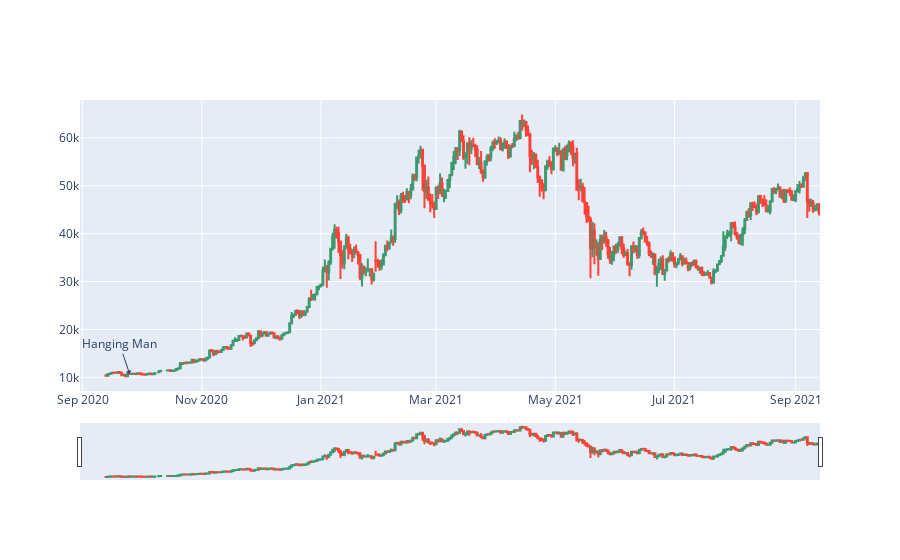

The notebook cell saved with this chart:
### Code cell
# Candle Recognitions

doji = talib.CDLHANGINGMAN(data['Open'], data['High'], data['Low'], data['Close'])
idx = np.where(doji != 0)[0]

fig = go.Figure()

fig.add_trace(go.Candlestick(
        x=data['Date'],
        open=data['Open'],
        high=data['High'],
        low=data['Low'],
        close=data['Close']
))

for i in idx:
    fig.add_annotation(
        x=data['Date'][i],
        y=data['High'][i],
        showarrow=True,
        text='Hanging Man',
        arrowhead=1
    )


fig.update_layout(showlegend=False)


fig.show()

### Figure 1 — Plotly figure (JSON) as saved in the notebook; plotly's stock layout.template omitted (floating-point values rounded to 4 significant figures; data arrays with more than 128 entries replaced by an {"elided": "..."} marker saying what was removed)
{"data": [{"close": {"elided": "366 float values"}, "high": {"elided": "366 float values"}, "low": {"elided": "366 float values"}, "open": {"elided": "366 float values"}, "type": "candlestick", "x": {"elided": "366 str values"}}], "layout": {"annotations": [{"arrowhead": 1, "showarrow": true, "text": "Hanging Man", "x": "2020-09-25", "y": 10760.0}], "showlegend": false}}
